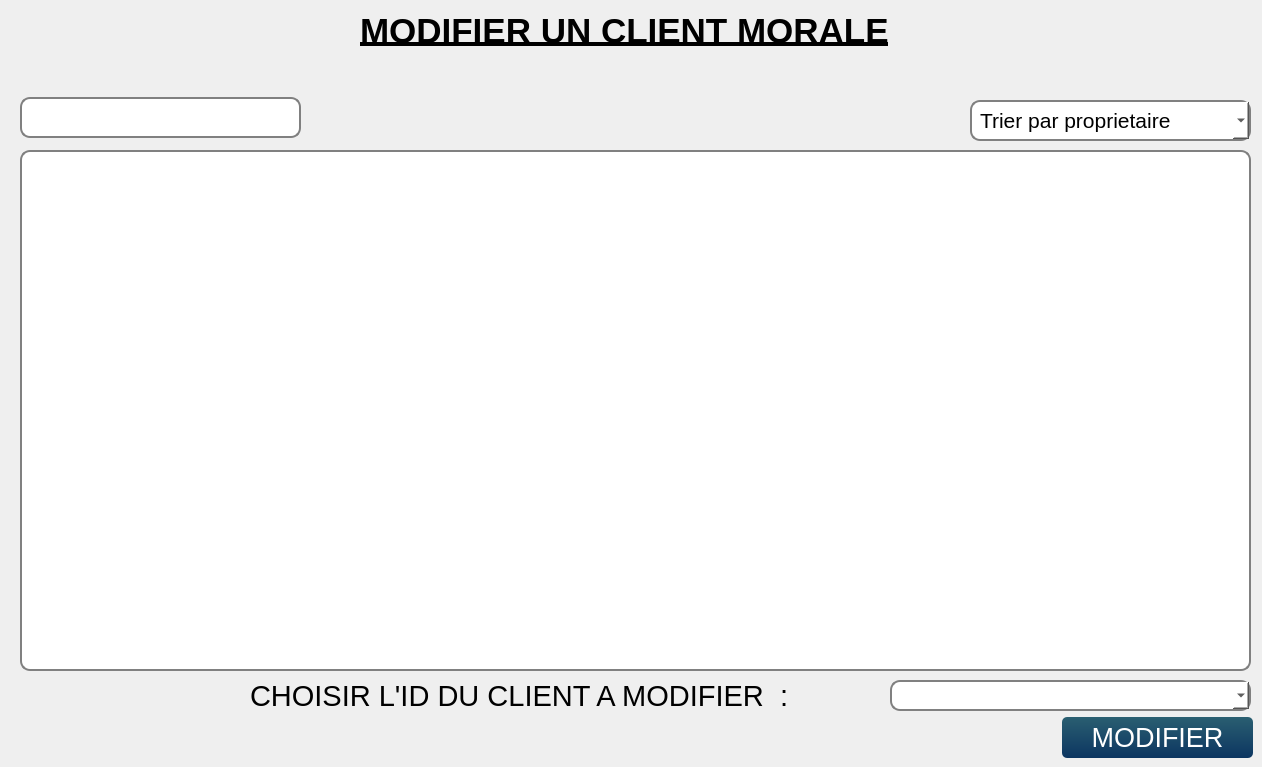
       <widget class="QWidget" name="mod">
        <widget class="QLabel" name="label_16">
         <property name="geometry">
          <rect>
           <x>360</x>
           <y>-10</y>
           <width>681</width>
           <height>81</height>
          </rect>
         </property>
         <property name="font">
          <font>
           <family>Helvetica</family>
           <pointsize>26</pointsize>
           <weight>75</weight>
           <bold>true</bold>
           <underline>true</underline>
          </font>
         </property>
         <property name="text">
          <string>MODIFIER UN CLIENT MORALE</string>
         </property>
        </widget>
        <widget class="QLabel" name="cin_14">
         <property name="geometry">
          <rect>
           <x>250</x>
           <y>670</y>
           <width>641</width>
           <height>51</height>
          </rect>
         </property>
         <property name="font">
          <font>
           <family>Yu Gothic UI</family>
           <pointsize>22</pointsize>
           <weight>50</weight>
           <bold>false</bold>
          </font>
         </property>
         <property name="text">
          <string>CHOISIR L'ID DU CLIENT A MODIFIER  :</string>
         </property>
        </widget>
        <widget class="QPushButton" name="pushButton_7">
         <property name="geometry">
          <rect>
           <x>1062</x>
           <y>717</y>
           <width>191</width>
           <height>41</height>
          </rect>
         </property>
         <property name="font">
          <font>
           <family>Helvetica</family>
           <pointsize>20</pointsize>
          </font>
         </property>
         <property name="styleSheet">
          <string notr="true">QPushButton{
	background-color: qlineargradient(spread:pad, x1:1, y1:0, x2:1, y2:1, stop:0 rgba(42, 95, 113, 255),stop:1 rgba(12, 53, 97, 255));
	color: #fff;
	border: 0px;
	border-radius: 5px;
	padding: 5px;
}

QPushButton::hover
{
	background-color: qlineargradient(spread:pad, x1:1, y1:0, x2:1, y2:1, stop:0 rgba(167, 214, 50, 255),stop:1 rgba(98, 169, 67, 255));
	color: #fff;

}
QPushButton::pressed
{
	background-color: qlineargradient(spread:pad, x1:1, y1:0, x2:1, y2:1, stop:0 rgba(147, 194, 30, 255),stop:1 rgba(78, 149, 47, 255));
	color: #fff;
	border: 0px;
	border-radius: 5px;
	padding: 5px;

}</string>
         </property>
         <property name="text">
          <string>MODIFIER</string>
         </property>
        </widget>
        <widget class="QTableView" name="tableView_4">
         <property name="geometry">
          <rect>
           <x>20</x>
           <y>150</y>
           <width>1231</width>
           <height>521</height>
          </rect>
         </property>
         <property name="font">
          <font>
           <pointsize>20</pointsize>
          </font>
         </property>
         <property name="styleSheet">
          <string notr="true">background-color: rgb(255, 255, 255);

    border: 2px solid gray;
    border-radius: 10px;
    padding: 0 8px;
    selection-background-color: darkgray;</string>
         </property>
        </widget>
        <widget class="QComboBox" name="combo_2">
         <property name="geometry">
          <rect>
           <x>890</x>
           <y>680</y>
           <width>361</width>
           <height>31</height>
          </rect>
         </property>
         <property name="styleSheet">
          <string notr="true">background-color: rgb(255, 255, 255);

    border: 2px solid gray;
    border-radius: 10px;
    padding: 0 8px;
    selection-background-color: darkgray;</string>
         </property>
        </widget>
        <widget class="QComboBox" name="comboBox_20">
         <property name="geometry">
          <rect>
           <x>970</x>
           <y>100</y>
           <width>281</width>
           <height>41</height>
          </rect>
         </property>
         <property name="font">
          <font>
           <family>Helvetica</family>
           <pointsize>16</pointsize>
          </font>
         </property>
         <property name="layoutDirection">
          <enum>Qt::LeftToRight</enum>
         </property>
         <property name="styleSheet">
          <string notr="true">background-color: rgb(255, 255, 255);

    border: 2px solid gray;
    border-radius: 10px;
    padding: 0 8px;
    selection-background-color: darkgray;</string>
         </property>
         <property name="maxVisibleItems">
          <number>3</number>
         </property>
         <property name="insertPolicy">
          <enum>QComboBox::InsertAtTop</enum>
         </property>
         <item>
          <property name="text">
           <string>Trier par proprietaire</string>
          </property>
         </item>
         <item>
          <property name="text">
           <string>Trier par id</string>
          </property>
         </item>
         <item>
          <property name="text">
           <string>Trier par nom</string>
          </property>
         </item>
        </widget>
        <widget class="QLineEdit" name="lineEdit_26">
         <property name="geometry">
          <rect>
           <x>20</x>
           <y>97</y>
           <width>281</width>
           <height>41</height>
          </rect>
         </property>
         <property name="styleSheet">
          <string notr="true">background-color: rgb(255, 255, 255);

    border: 2px solid gray;
    border-radius: 10px;
    padding: 0 8px;
    selection-background-color: darkgray;</string>
         </property>
        </widget>
       </widget>
